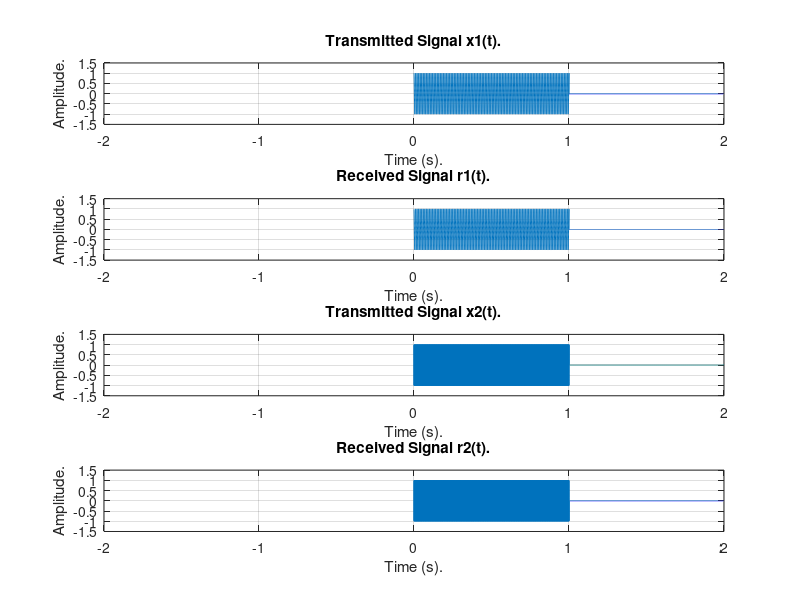

The MATLAB source for this figure: (Note: this script raises an error after producing the figure.)
% Define the required parameters. 
T = 1; % Duration of the rectangular pulse.

f1 = 100; % Frequency of the signal x1(t).
f2 = 800; % Frequency of the signal x2(t).

c = 343; % Propagation speed.
Ts = 0.0001; % Sampling period.
t = 0 : Ts : 2; % 2-second time vector.
Fs = 1 / Ts; % Calculate sampling frequency from the sampling period

d1 = 0.05; % Distance 1.
d2 = 0.1; % Distance 2.

N = length(t);
F = Fs*linspace(-0.5, 0.5, N); % Frequency vector

% Define the sinusoidal input signals. 
cos_1 = cos(2 * pi * f1 * t);
cos_2 = cos(2 * pi * f2 * t);

% Define the rectangular pulse for transmission. 
rect_pulse = double( abs(t - T/2) <= T/2);

% Generate the transmitted signals.
x1 = cos_1 .* rect_pulse;
x2 = cos_2 .* rect_pulse;

% Calculate the propagation delay of the signals. 
delay_t1 = 2 * (d1 / c);
delay_t2 = 2 * (d2 / c);

% Calculate the phase shifts.
phase_shift_1 = 2 * pi * f1 * delay_t1;
phase_shift_2 = 2 * pi * f2 * delay_t2;

% Apply the time shifts to obtain the received signals. 
r1 = cos(2 * pi * f1 * t + phase_shift_1) .* rect_pulse;
r2 = cos(2 * pi * f2 * t + phase_shift_2) .* rect_pulse;

% Plotting both transmitted and received signals.
figure;

% Transmitted Signal x1(t)
subplot(4,1,1);
plot(t, x1);
title('Transmitted Signal x1(t).');
xlabel('Time (s).');
ylabel('Amplitude.');
grid on;

xlim([-2, 2]);
ylim([-1.5, 1.5]);

% Received Signal r1(t)
subplot(4,1,2);
plot(t, r1);
title('Received Signal r1(t).');
xlabel('Time (s).');
ylabel('Amplitude.');
grid on;

xlim([-2, 2]);
ylim([-1.5, 1.5]);

% Transmitted Signal x2(t)
subplot(4,1,3);
plot(t, x2);
title('Transmitted Signal x2(t).');
xlabel('Time (s).');
ylabel('Amplitude.');
grid on;

xlim([-2, 2]);
ylim([-1.5, 1.5]);

% Received Signal r2(t)
subplot(4,1,4);
plot(t, r2);
title('Received Signal r2(t).');
xlabel('Time (s).');
ylabel('Amplitude.');
grid on;

xlim([-2, 2]);
ylim([-1.5, 1.5]);

% Calculate the Fourier Transforms
X1_f = FourierTransform(x1, t, Ts);
X2_f = FourierTransform(x2, t, Ts);
R1_f = FourierTransform(r1, t, Ts);
R2_f = FourierTransform(r2, t, Ts);

% Plot the Fourier Transform of the signal x1(t) and r1(t).
figure;
plot(F, abs(R1_f), 'b-', 'LineWidth', 1.5); 
hold on; 
plot(F, abs(X1_f), 'r--', 'LineWidth', 1.5); 
title('Fourier Transform of Transmitted and Received x1(t) and r1(t).');
xlabel('Frequency (Hz).');
ylabel('Amplitude.');
legend('Received R1(f)', 'Transmitted X1(f)');
grid on;
hold off;

% Plot the Fourier Transform of the signal x2(t) and r2(t).
figure;
plot(F, abs(R2_f), 'b-', 'LineWidth', 1.5); 
hold on; 
plot(F, abs(X2_f), 'r--', 'LineWidth', 1.5); 
title('Fourier Transform of Transmitted and Received x2(t) and r2(t).');
xlabel('Frequency (Hz).');
ylabel('Amplitude.');
legend('Received R2(f)', 'Transmitted X2(f)');
grid on;
hold off;

% Define frequency ranges for the band-pass filters around f1 and f2.
f1_range = [f1 - 25, f1 + 25];
f2_range = [f2 - 25, f2 + 25];

% Apply the band-pass filter to the time-domain received signals r1 and r2.
y1_f = bandpass(r1, f1_range, Fs);
y2_f = bandpass(r2, f2_range, Fs);

Y1_f = FourierTransform(y1_f, t, Ts);
Y2_f = FourierTransform(y2_f, t, Ts);

% Plot the outcomes of the Band-Pass filter.
figure;
subplot(2,1,1);
plot(F, abs(Y1_f));
title('Magnitude of Y1 After BPF.');
xlabel('Frequency (Hz).');
ylabel('Amplitude.');
grid on;

subplot(2,1,2);
plot(F, abs(Y2_f));
title('Magnitude of Y2 After BPF.');
xlabel('Frequency (Hz).');
ylabel('Amplitude.');
grid on;

% Find indices corresponding to f1 and f2
[~, idx1] = min(abs(F-f1));
[~, idx2] = min(abs(F-f2));

% Compute phase values at these frequencies
phase1 = angle(R1_f(idx1));
phase2= angle(R2_f(idx2));
phase1 = unwrap(phase1);
phase2 = unwrap(phase2);

% compute estimated distances based on phase shift and speed of sound
estimated_d1 = (phase1 / (2 * pi * f1)) * (c / 2); 
estimated_d2 = (phase2 / (2 * pi * f2)) * (c / 2);

% Display the true values and estimated values for distances.
fprintf('True value of distance 1: %.4f meters.\n', d1);
fprintf('Estimated distance 1 from processing: %.4f meters.\n', abs(estimated_d1));
fprintf('\n');
fprintf('True value of distance 2: %.4f meters.\n', d2);
fprintf('Estimated distance 2 from processing: %.4f meters.\n', abs(estimated_d2));

% Calculate the difference and error between the distances.
diff_1 = abs(d1 - estimated_d1);
diff_2 = abs(d2 - estimated_d2);

error_1 = abs((diff_1 / d1) * 100);
error_2 = abs((diff_2 / d2) * 100);

% Display the difference and error between the true values and estimated
% values.
fprintf('\n');
fprintf('Difference between the true value and estimated value of distance 1: %.4f meters.\n', diff_1);
fprintf('Difference between the true value and estimated value of distance 2: %.4f meters.\n', diff_2);
fprintf('\n');
fprintf('Error rate between the estimation and actual value of distance 1: %.2f percent.\n', error_1);
fprintf('Error rate between the estimation and actual value of distance 2: %.2f percent.\n', error_2);
